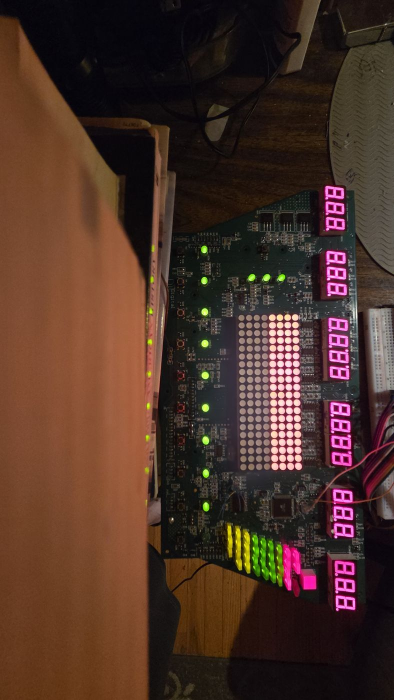
#> input picture photos/bar/raw1.jpg, 788 x 1400 px, found by its file name (shown at 1/2 size); its folder holds only this picture in this run
$ python bar_decode.py
#> lines starting #> are read from the running program, lines starting #| are printed output that depends on the picture
"""Decode (row, j) of LEDs outside the matrix/digits from photos/bar/raw{1..12}.jpg:
raw1 = all on, raw2..5 = row planes Q0..Q3, raw6..11 = column planes S0..S5, raw12 = dark."""
import cv2,numpy as np,json,sys
D='photos/bar/'
V=lambda i: cv2.GaussianBlur(cv2.imread(D+f'raw{i}.jpg').max(axis=2).astype(np.float32),(0,0),2.0)
A=V(1)
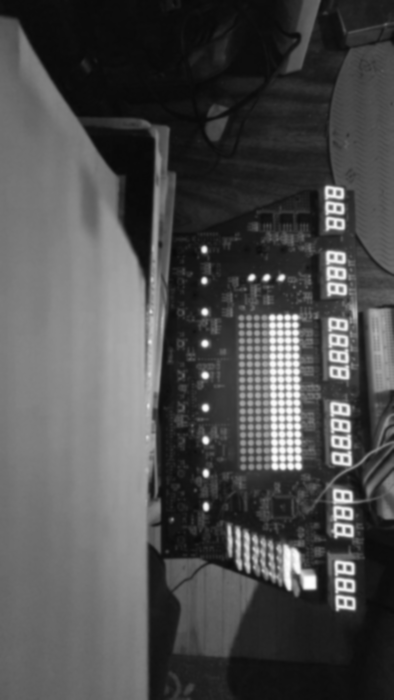
#> A: shape (1400, 788) float32 (shown at 1/2 size); min 9, max 254.6, mean 77.6
#> (the run stopped early here; a loop or call above may not have finished)
